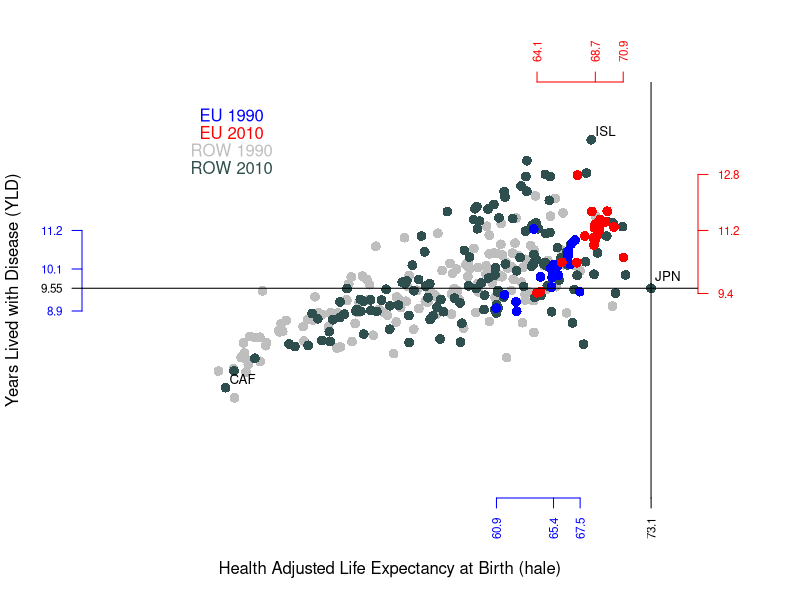
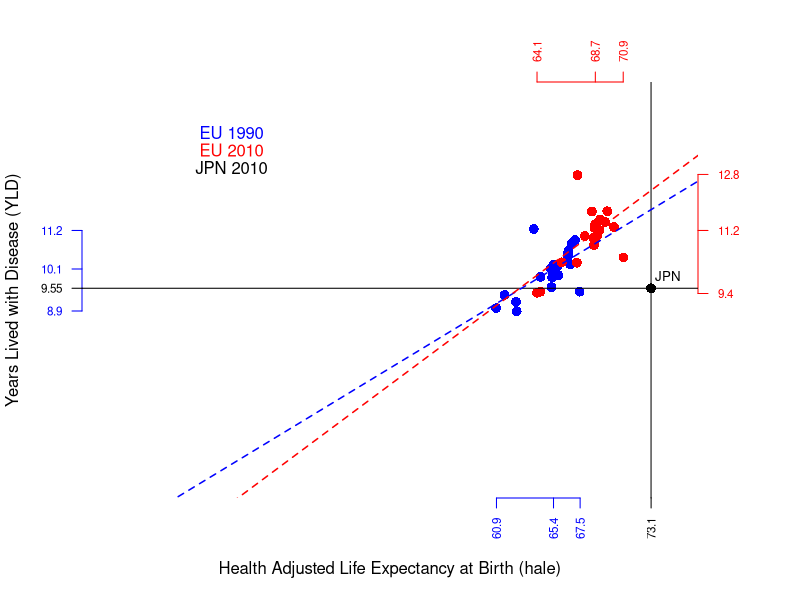
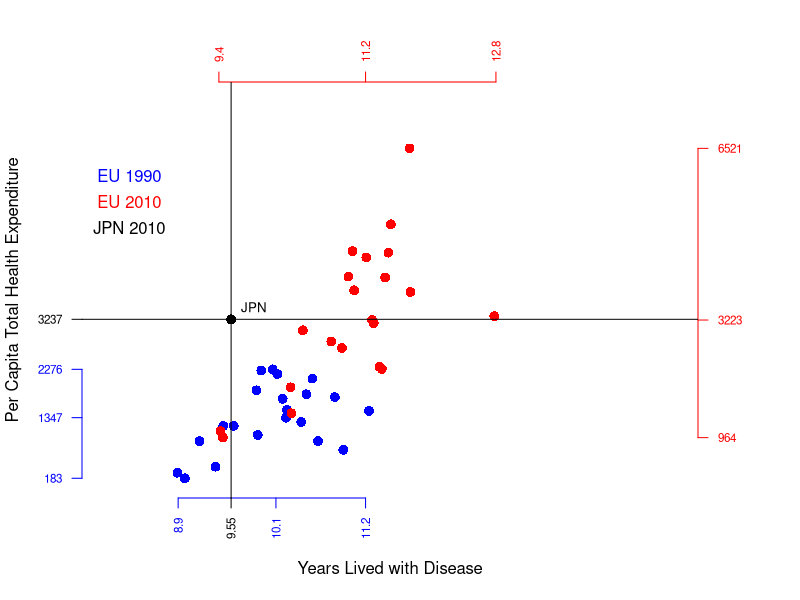

Recreate these plots in R, in order.
## ---- chunk 1
knitr::opts_chunk$set(echo = TRUE)
require(data.table)
## ---- chunk 2


data.EU.1990 <- read.csv("Output_EU_1990.csv")
data.EU.2010 <- read.csv("Output_EU_2010.csv")
data.ROW.1990 <- read.csv("Output_ROW_1990.csv")
data.ROW.2010 <- read.csv("Output_ROW_2010.csv")

head(data.EU.1990)
head(data.EU.2010)
head(data.ROW.1990)
head(data.ROW.2010)

attach(data.EU.1990)
attach(data.EU.2010)
attach(data.ROW.1990)
attach(data.ROW.2010)

df.EU.1990 <- data.frame(country=data.EU.1990$country, le=data.EU.1990$le,hale=data.EU.1990$hale, yld=data.EU.1990$yld, the=data.EU.1990$the)

df.EU.2010 <- data.frame(country=data.EU.2010$country, le=data.EU.2010$le,hale=data.EU.2010$hale, yld=data.EU.2010$yld, the=data.EU.2010$the)

df.ROW.1990 <- data.frame(country=data.ROW.1990$country, le=data.ROW.1990$le,hale=data.ROW.1990$hale, yld=data.ROW.1990$yld, the=data.ROW.1990$the)

df.ROW.2010 <- data.frame(country=data.ROW.2010$country, le=data.ROW.2010$le,hale=data.ROW.2010$hale, yld=data.ROW.2010$yld, the=data.ROW.2010$the)

df.EU.1990
df.EU.2010
df.ROW.1990
df.ROW.2010

ID.EU <- "ITA"
ID.ROW.1 <- "JPN"
ID.ROW.2 <- "USA"

## ---- chunk 3
par(mar=c(5, 4, 4, 5) + 0.1)

plot(df.ROW.1990$hale, df.ROW.1990$yld, xlab="Health Adjusted Life Expectancy at Birth (hale)", ylab="Years Lived with Disease (YLD)", type="p", col="grey", pch = 16, cex = 1.3, lty = "solid", lwd = 2, xlim=c(30, 75), ylim=c(4, 15), axes=FALSE, frame.plot=FALSE)

points(df.ROW.2010$hale, df.ROW.2010$yld, col="darkslategrey", pch = 16, cex = 1.3, lty = "solid", lwd = 2)


points(df.EU.1990$hale, df.EU.1990$yld, col="blue", pch = 16, cex = 1.3, lty = "solid", lwd = 2)

points(df.EU.2010$hale, df.EU.2010$yld,  col="red", pch = 16, cex = 1.3, lty = "solid", lwd = 2)


axis(1, at=c(round(min(df.EU.1990$hale), 1), round(median(df.EU.1990$hale), 1), round(max(df.EU.1990$hale), 1)), col.axis="blue", col="blue", las=2, cex.axis=0.7,  tick=-.01)

axis(1, at=round(df.ROW.2010$hale[df.ROW.2010$country == ID.ROW.1], 2), col.axis="black", col="black", las=2, cex.axis=0.7,  tick=-.01)

axis(2, at=c(round(min(df.EU.1990$yld), 1), round(median(df.EU.1990$yld), 1), round(max(df.EU.1990$yld), 1)), col.axis="blue", col="blue",las=2, cex.axis=0.7, tick=-.01)

axis(2, at=round(df.ROW.2010$yld[df.ROW.2010$country == ID.ROW.1], 2), col.axis="black", col="black", las=2, cex.axis=0.7,  tick=-.01)

axis(3, at=c(round(min(df.EU.2010$hale), 1), round(median(df.EU.2010$hale), 1), round(max(df.EU.2010$hale), 1)), col.axis="red", col="red",las=2, cex.axis=0.7,  tick=-.01)

axis(4, at=c(round(min(df.EU.2010$yld), 1), round(median(df.EU.2010$yld), 1), round(max(df.EU.2010$yld), 1)), col.axis="red", col="red", las=2, cex.axis=0.7, tick=-.01)

text(40, 14.5, "EU 1990", col="blue")
text(40, 14, "EU 2010", col="red")
text(40, 13.5, "ROW 1990", col="grey")
text(40, 13, "ROW 2010", col="darkslategrey")

text(df.ROW.2010$hale[df.ROW.2010$country == ID.ROW.1], df.ROW.2010$yld[df.ROW.2010$country == ID.ROW.1]+.3, labels=paste(ID.ROW.1, ""), cex= .8, pos=4, offset = .2)

abline(h=df.ROW.2010$yld[df.ROW.2010$country == ID.ROW.1], v=df.ROW.2010$hale[df.ROW.2010$country == ID.ROW.1], lty=1, lwd=1)

ID.min = df.ROW.2010$country[df.ROW.2010$yld == min(df.ROW.2010$yld)]
ID.min

ID.max = df.ROW.2010$country[df.ROW.2010$yld == max(df.ROW.2010$yld)]
ID.max

text(df.ROW.2010$hale[df.ROW.2010$country == ID.min], df.ROW.2010$yld[df.ROW.2010$country == ID.min]+.2, labels=ID.min, cex= .8, pos=4, offset = .2)

text(df.ROW.2010$hale[df.ROW.2010$country == ID.max], df.ROW.2010$yld[df.ROW.2010$country == ID.max]+.2, labels=ID.max, cex= .8, pos=4, offset = .2)

## ---- chunk 4
par(mar=c(5, 4, 4, 5) + 0.1)

plot(df.EU.1990$hale, df.EU.1990$yld, xlab="Health Adjusted Life Expectancy at Birth (hale)", ylab="Years Lived with Disease (YLD)", col="blue", pch = 16, cex = 1.3, lty = "solid", lwd = 2, xlim=c(30, 75), ylim=c(4, 15), axes=FALSE, frame.plot=FALSE)

points(df.EU.2010$hale, df.EU.2010$yld,  col="red", pch = 16, cex = 1.3, lty = "solid", lwd = 2)

axis(1, at=c(round(min(df.EU.1990$hale), 1), round(median(df.EU.1990$hale), 1), round(max(df.EU.1990$hale), 1)), col.axis="blue", col="blue", las=2, cex.axis=0.7,  tick=-.01)

axis(1, at=round(df.ROW.2010$hale[df.ROW.2010$country == ID.ROW.1], 2), col.axis="black", col="black", las=2, cex.axis=0.7,  tick=-.01)

axis(2, at=c(round(min(df.EU.1990$yld), 1), round(median(df.EU.1990$yld), 1), round(max(df.EU.1990$yld), 1)), col.axis="blue", col="blue",las=2, cex.axis=0.7, tick=-.01)

axis(2, at=round(df.ROW.2010$yld[df.ROW.2010$country == ID.ROW.1], 2), col.axis="black", col="black", las=2, cex.axis=0.7,  tick=-.01)

axis(3, at=c(round(min(df.EU.2010$hale), 1), round(median(df.EU.2010$hale), 1), round(max(df.EU.2010$hale), 1)), col.axis="red", col="red",las=2, cex.axis=0.7,  tick=-.01)

axis(4, at=c(round(min(df.EU.2010$yld), 1), round(median(df.EU.2010$yld), 1), round(max(df.EU.2010$yld), 1)), col.axis="red", col="red", las=2, cex.axis=0.7, tick=-.01)

text(40, 14, "EU 1990", col="blue")
text(40, 13.5, "EU 2010", col="red")
text(40, 13, "JPN 2010", col="black")

points(df.ROW.2010$hale[df.ROW.2010$country == ID.ROW.1], df.ROW.2010$yld[df.ROW.2010$country == ID.ROW.1], col="black", pch = 16, cex = 1.3, lty = "solid", lwd = 2)

text(df.ROW.2010$hale[df.ROW.2010$country == ID.ROW.1], df.ROW.2010$yld[df.ROW.2010$country == ID.ROW.1]+.3, labels=paste(ID.ROW.1, ""), cex= .8, pos=4, offset = .2)

abline(h=df.ROW.2010$yld[df.ROW.2010$country == ID.ROW.1], v=df.ROW.2010$hale[df.ROW.2010$country == ID.ROW.1], lty=1, lwd=1)


fun.EU.1990 <- lm(df.EU.1990$yld ~ df.EU.1990$hale)
abline(fun.EU.1990, lty = 2, col="blue", lwd=1.5)
summary(fun.EU.1990)
confint(fun.EU.1990)

fun.EU.2010 <- lm(df.EU.2010$yld ~ df.EU.2010$hale)
abline(fun.EU.2010, lty = 2, col="red", lwd=1.5)
summary(fun.EU.2010)
confint(fun.EU.2010)

## ---- chunk 5
par(mar=c(5, 4, 4, 5) + 0.1)

plot(df.EU.1990$yld, df.EU.1990$the, xlab="Years Lived with Disease", ylab="Per Capita Total Health Expenditure", col="blue", pch = 16, cex = 1.3, lty = "solid", lwd = 2, xlim=c(8, 15), ylim=c(100, 7500), axes=FALSE, frame.plot=FALSE)

points(df.EU.2010$yld, df.EU.2010$the,  col="red", pch = 16, cex = 1.3, lty = "solid", lwd = 2)

text(8.3, 6000, "EU 1990", col="blue")
text(8.3, 5500, "EU 2010", col="red")
text(8.3, 5000, "JPN 2010", col="black")

axis(1, at=c(round(min(df.EU.1990$yld), 1), round(median(df.EU.1990$yld), 1), round(max(df.EU.1990$yld), 1)), col.axis="blue", col="blue", las=2, cex.axis=0.7,  tick=-.01)

axis(1, at=round(df.ROW.2010$yld[df.ROW.2010$country == ID.ROW.1], 2), col.axis="black", col="black",las=2, cex.axis=0.7, tick=-.01)


low.the.1990 <- round(min(df.EU.1990$the), 0)
median.the.1990 <- round(median(df.EU.1990$the), 0)
high.the.1990 <- round(max(df.EU.1990$the), 0)

axis(2, at=c(low.the.1990,median.the.1990, high.the.1990), col.axis="blue", col="blue",las=2, cex.axis=0.7, tick=-.01)

axis(3, at=c(round(min(df.EU.2010$yld), 1), round(median(df.EU.2010$yld), 1), round(max(df.EU.2010$yld), 1)), col.axis="red", col="red", las=2, cex.axis=0.7, tick=-.01)

low.the.2010 <- round(min(df.EU.2010$the), 0)
median.the.2010 <- round(median(df.EU.2010$the), 0)
high.the.2010 <- round(max(df.EU.2010$the), 0)
japan.the.2010 <- round(df.ROW.2010$the[df.ROW.2010$country == ID.ROW.1], 2)

axis(4, at=c(low.the.2010,median.the.2010, high.the.2010), col.axis="red", col="red",las=2, cex.axis=0.7, tick=-.01)

axis(2, at=japan.the.2010, col.axis="black", col="black",las=2, cex.axis=0.7, tick=-.01)

points(df.ROW.2010$yld[df.ROW.2010$country == ID.ROW.1], df.ROW.2010$the[df.ROW.2010$country == ID.ROW.1], col="black", pch = 16, cex = 1.3, lty = "solid", lwd = 2)

text(df.ROW.2010$yld[df.ROW.2010$country == ID.ROW.1], df.ROW.2010$the[df.ROW.2010$country == ID.ROW.1]+200, labels=paste(ID.ROW.1, ""), cex= .8, pos=4, offset = .5)

abline(h=df.ROW.2010$the[df.ROW.2010$country == ID.ROW.1], v=df.ROW.2010$yld[df.ROW.2010$country == ID.ROW.1], lty=1, lwd=1)
